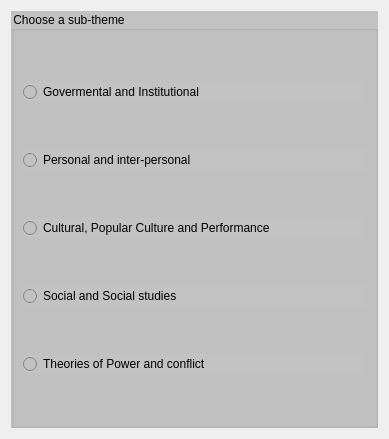
        <widget class="QWidget" name="scrollAreaWidgetContents_2">
         <property name="geometry">
          <rect>
           <x>0</x>
           <y>0</y>
           <width>389</width>
           <height>439</height>
          </rect>
         </property>
         <layout class="QGridLayout" name="gridLayout_3">
          <item row="0" column="0">
           <widget class="QGroupBox" name="groupBox">
            <property name="styleSheet">
             <string notr="true">background-color: rgb(194, 194, 194);</string>
            </property>
            <property name="title">
             <string>Choose a sub-theme</string>
            </property>
            <layout class="QGridLayout" name="gridLayout_2">
             <item row="2" column="0">
              <widget class="QRadioButton" name="cult">
               <property name="text">
                <string>Cultural, Popular Culture and Performance</string>
               </property>
              </widget>
             </item>
             <item row="1" column="0">
              <widget class="QRadioButton" name="pers">
               <property name="text">
                <string>Personal and inter-personal</string>
               </property>
              </widget>
             </item>
             <item row="0" column="0">
              <widget class="QRadioButton" name="gov">
               <property name="text">
                <string>Govermental and Institutional</string>
               </property>
              </widget>
             </item>
             <item row="5" column="0">
              <widget class="QRadioButton" name="social">
               <property name="text">
                <string>Social and Social studies</string>
               </property>
              </widget>
             </item>
             <item row="6" column="0">
              <widget class="QRadioButton" name="theo">
               <property name="text">
                <string>Theories of Power and conflict</string>
               </property>
              </widget>
             </item>
            </layout>
           </widget>
          </item>
         </layout>
        </widget>
